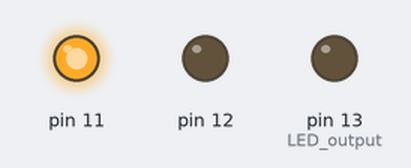
This sketch was run on a simulated Arduino Uno, built with avr-gcc and run on an emulated ATmega328P. Shown: output pins drawn as LEDs (lit = HIGH).

Above: at 0.5 s.
At 2.5 s:
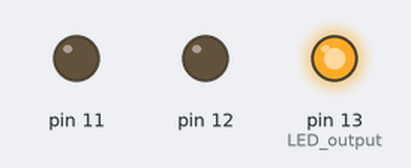
At 5.2 s:
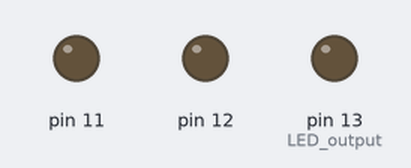
At 9.0 s:
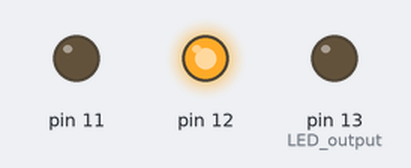
Timing chart, 0 to 9.8 s (numbered marks = the images above):
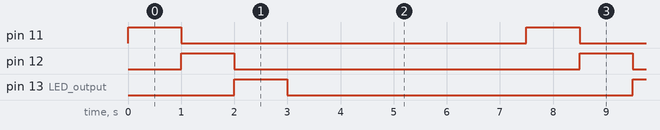

Measured:
- by itself, pin 11, pin 12, pin 13 (LED_output): alternates HIGH for 1.0 s and LOW for 6.5 s
- by itself, everything shown: repeats every 7.5 s, in 4 steps

The sketch:

LED.ino
```cpp
void setup() {
    // Button input
  pinMode(11, OUTPUT);
  pinMode(12, OUTPUT);
  pinMode(13, OUTPUT); // LED output
}

void loop() {
  digitalWrite(11, HIGH);
  digitalWrite(12, LOW);
    digitalWrite(13, LOW);  // Turn on LED
 delay(1000);
     digitalWrite(11, LOW);
  digitalWrite(12, HIGH);
    digitalWrite(13, LOW);  // Turn off LED
  delay(1000);
   digitalWrite(11, LOW);
  digitalWrite(12, LOW);
    digitalWrite(13, HIGH);  // Turn off LED
  delay(1000);

digitalWrite(11, LOW);
  digitalWrite(12, LOW);
    digitalWrite(13, LOW);  // Turn off LED
  delay(1500);

  digitalWrite(10, HIGH);
  digitalWrite(9, LOW);
    digitalWrite(8, LOW);  // Turn on LED
 delay(1000);
     digitalWrite(10, LOW);
  digitalWrite(9, HIGH);
    digitalWrite(8, LOW);  // Turn off LED
  delay(1000);
   digitalWrite(10, LOW);
  digitalWrite(9, LOW);
    digitalWrite(8, HIGH);  // Turn off LED
  delay(1000);

}
```
